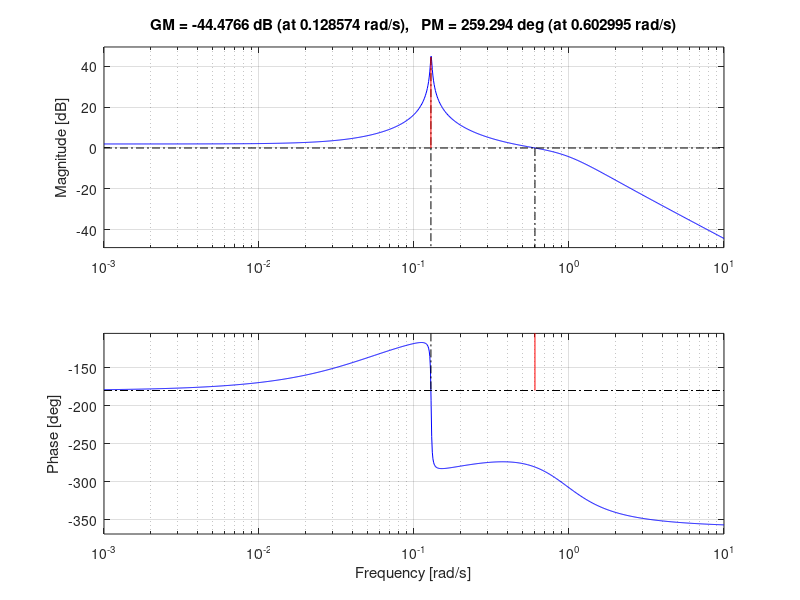
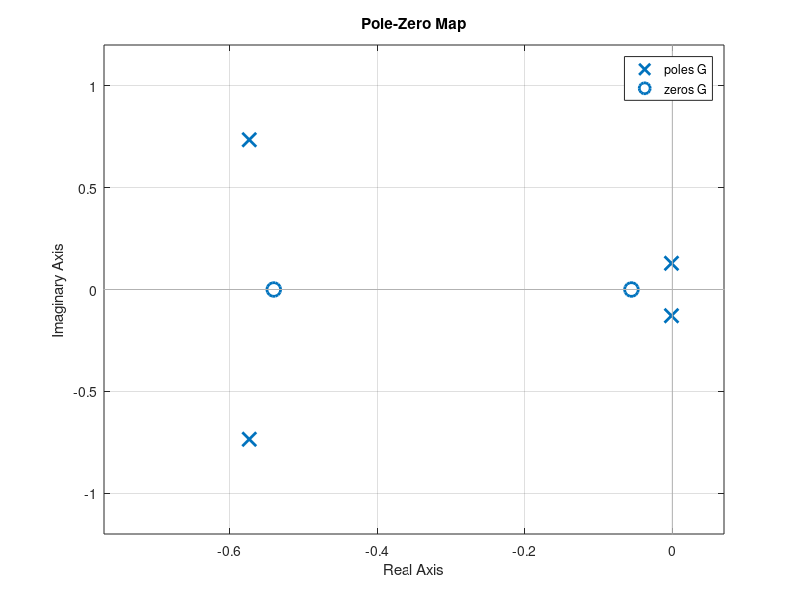
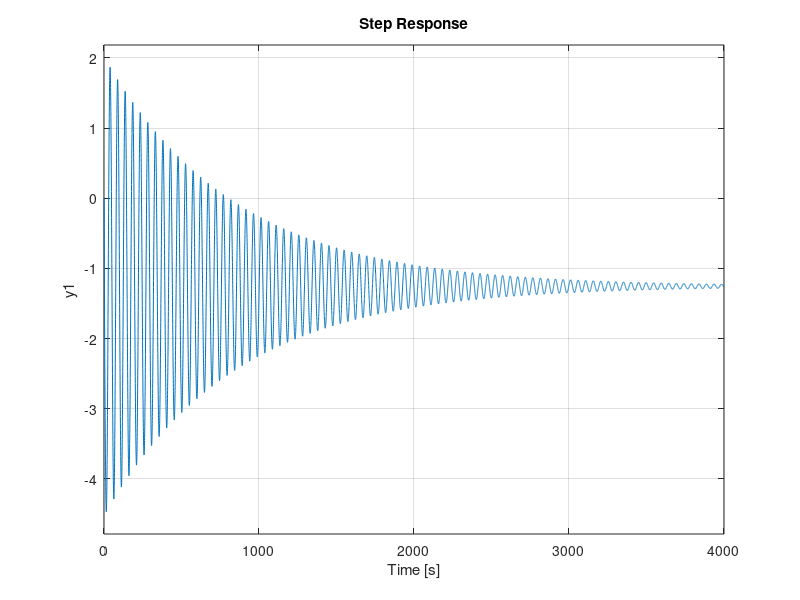
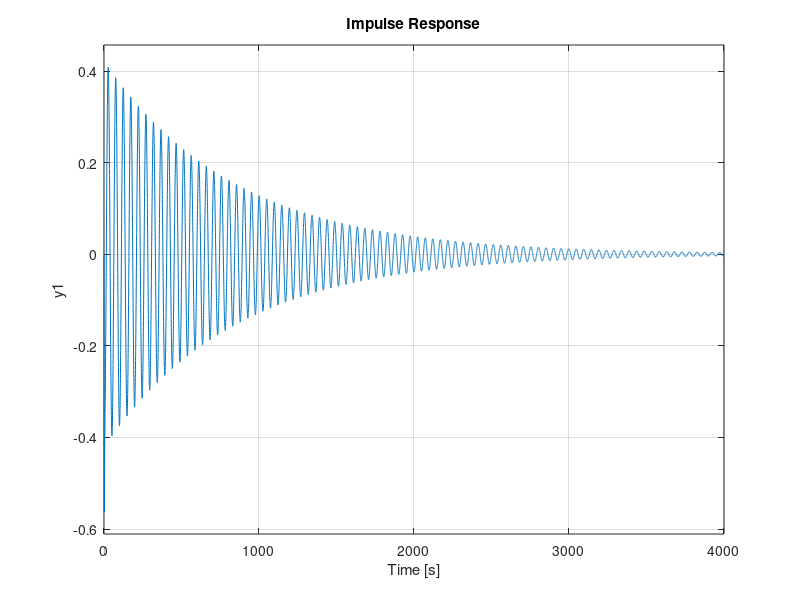

These figures' MATLAB source, in order: (Note: this script raises an error after producing the figures.)
% elevator to pitch theta
clear; close all;
s=tf('s');

zeta_p=0.00923;
omega_p=0.129;
zeta_sp=0.615;
omega_sp=0.932;
Dlon= (s^2+2*zeta_p*omega_p*s+omega_p^2)*(s^2+2*zeta_sp*omega_sp*s+omega_sp^2);

G=-0.606*(s+0.0554)*(s+0.54)/Dlon;

margin(G);
figure();
pzmap(G);
figure();
step(G);
figure();
impulse(G);


big;